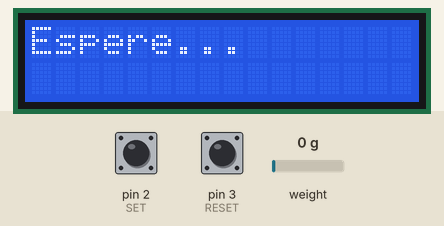
A sketch run on a simulated Arduino Uno, built with avr-gcc and run on an emulated ATmega328P. Shown: 16×2 character LCD. The test bench sets the inputs (shaded band); at power-on: pin 2 (SET) HIGH, weight on the scale 0 g, pin 3 (RESET) HIGH.

Above: at 1.2 s.
1.3 s: pin 2 (SET) pulled LOW for 1 s
At 3.2 s:
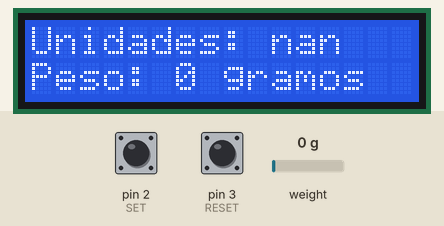
5.1 s: weight on the scale set to 100 g
At 6.5 s:
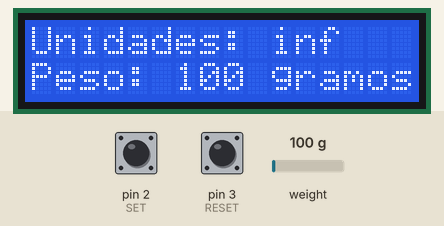
9.7 s: pin 3 (RESET) pulled LOW for 0.15 s
At 13.6 s:
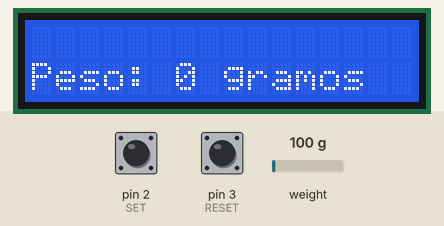
15.0 s: weight on the scale set to 1250 g
At 17.2 s:
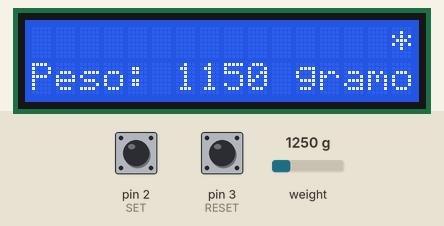
17.3 s: pin 2 (SET) pulled LOW for 0.15 s
At 18.1 s:
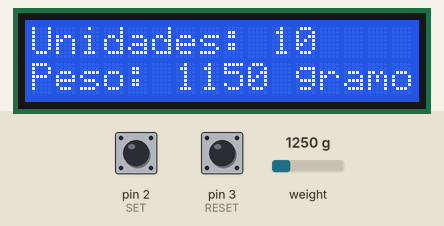
21.3 s: pin 3 (RESET) pulled LOW for 1 s
At 24.3 s:
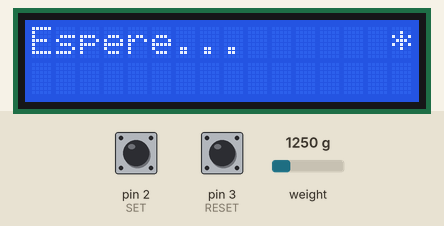
Timing chart, 0 to 25.8 s (numbered marks = the images above; inputs shaded):
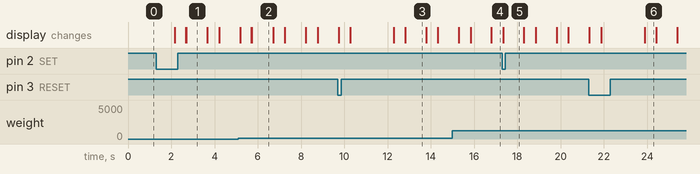

The sketch:

balanza.ino
```cpp
/*
---------------------------------------------------------------------------------------
Datos de Referencia :https://naylampmechatronics.com/blog/25_tutorial-trasmisor-de-celda-de-carga-hx711-ba.html
Program Created  by @PablitoLesPaul & @Leandrouno
Date : 01/09/2018
Questions : pablo.asero@gmail.com
--------------------------------------------------------------------------------------

*/

#include <Wire.h>
#include <LiquidCrystal_I2C.h>
#include "HX711.h"

#define DOUT  A1
#define CLK  A0
#define SET 2
#define RESET 3


HX711 balanza(DOUT, CLK);
int esta_contando = 0, bandera_inicio = 0, guarda_peso = 0, apagado = 0;
float peso = 0, peso_actual = 0, peso_anterior[]= {0,0,0}, peso_mostrar = 0;
long anteriores = 0;
LiquidCrystal_I2C lcd(0x3F,16,2);
//LiquidCrystal_I2C lcd(0x27,16,2);

void setup() {
              pinMode(SET,INPUT_PULLUP);
              pinMode(RESET,INPUT_PULLUP);
              //Serial.begin(9600);
              //Serial.print("Lectura del valor del ADC:  ");
              //Serial.println(balanza.read());
              //Serial.println("No ponga ningun  objeto sobre la balanza");
              //Serial.println("Iniciando Tara...");
              lcd.init();
              lcd.backlight();
              lcd.setCursor(0, 0);
              lcd.print("Iniciando Tara  ");
              lcd.setCursor(0, 1);
              lcd.print("Espere...       ");
            }

void loop() {
               if(bandera_inicio == 0){
                                       lcd.clear();
                                       lcd.setCursor(0, 0);
                                       lcd.print("Espere...       ");
                                       balanza.set_scale(414844.44); // Establecemos la escala
                                       balanza.tare(20);  //El peso actual es considerado Tara.
                                       lcd.print("Ya puede pesar  ");
                                       bandera_inicio = 1;
                                       esta_contando = 0;
                                       }
                                      if(digitalRead(SET)==LOW) {esta_contando = 1; guarda_peso = 0;}
                                      if(digitalRead(RESET)==LOW) bandera_inicio = 0;

              if(esta_contando == 1)  {
                                       if(guarda_peso == 0) {peso = peso_actual; guarda_peso = 1;}
                                       lcd.setCursor(0, 0);
                                       lcd.print("Unidades: ");
                                       lcd.setCursor(10, 0);
                                       lcd.print(peso_actual/peso*10,0);
                                       lcd.print("             ");
                                      }
                                     else { guarda_peso = 0; }

 if(millis()-anteriores >= 1000) {
                                  lcd.setCursor(15, 0);
                                  lcd.print("*");
                                  peso_actual = balanza.get_units(5);
                                  peso_mostrar = peso_actual*1000;
                                  anteriores = millis();

                                 if(esta_contando == 0)  {
                                                          lcd.setCursor(0, 0);
                                                          lcd.print("                ");
                                                         }
                                                          lcd.setCursor(0, 1);
                                  lcd.print("Peso: ");
                                  lcd.setCursor(6, 1);
                                  lcd.print(peso_mostrar,0);
                                  lcd.print(" gramos   ");
                                }

}
```

Measured:
- after the input at 1.3 s, the display: first changes after 0.86 s (image 1 shows a later state)
- after the input at 5.1 s, the display: first differs from a run without the input after 0.61 s (image 2 shows a later state)
- after the input at 9.7 s, the display: first differs from a run without the input after 0.58 s (image 3 shows a later state)
- after the input at 15.0 s, the display: first differs from a run without the input after 0.84 s (image 4 shows a later state)
- after the input at 17.3 s, the display: first differs from a run without the input after 0.06 s (image 5)
- after the input at 21.3 s, the display: first differs from a run without the input after 0.57 s (image 6 shows a later state)
- what the display in image 1 shows lasts 1.0 s, from 2.7 s to 3.7 s
